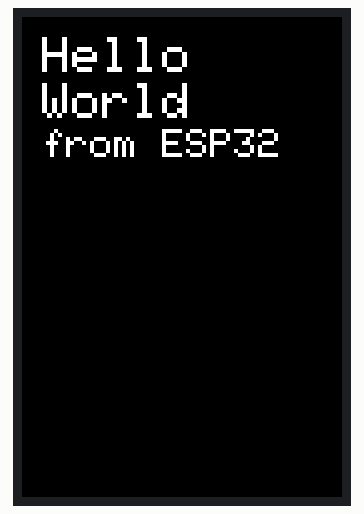
The program below on a simulated ESP32. Shown: 320×480 colour display.

Above: at 0.4 s.

The program:

main.cpp
```cpp
#include <Arduino.h>
#include <TFT_eSPI.h>

TFT_eSPI tft;

const unsigned int text_y_offset = 46;

unsigned long lastTime = 0;
const unsigned long interval = 1000;

const unsigned int font_size = 2;

void setup()
{
	tft.init();
	tft.setRotation(0);
	tft.fillScreen(TFT_BLACK);
	tft.setTextColor(TFT_WHITE);
	// tft.setTextSize(font_size);

	tft.setTextSize(font_size + 3);
	tft.drawString("Hello", 20, 20 + 0 * text_y_offset);
	tft.setTextSize(font_size + 3);
	tft.drawString("World", 20, 20 + 1 * text_y_offset);
	tft.setTextSize(font_size + 2);
	tft.drawString("from ESP32", 20, 20 + 2 * text_y_offset);
}

void loop() {}
```
